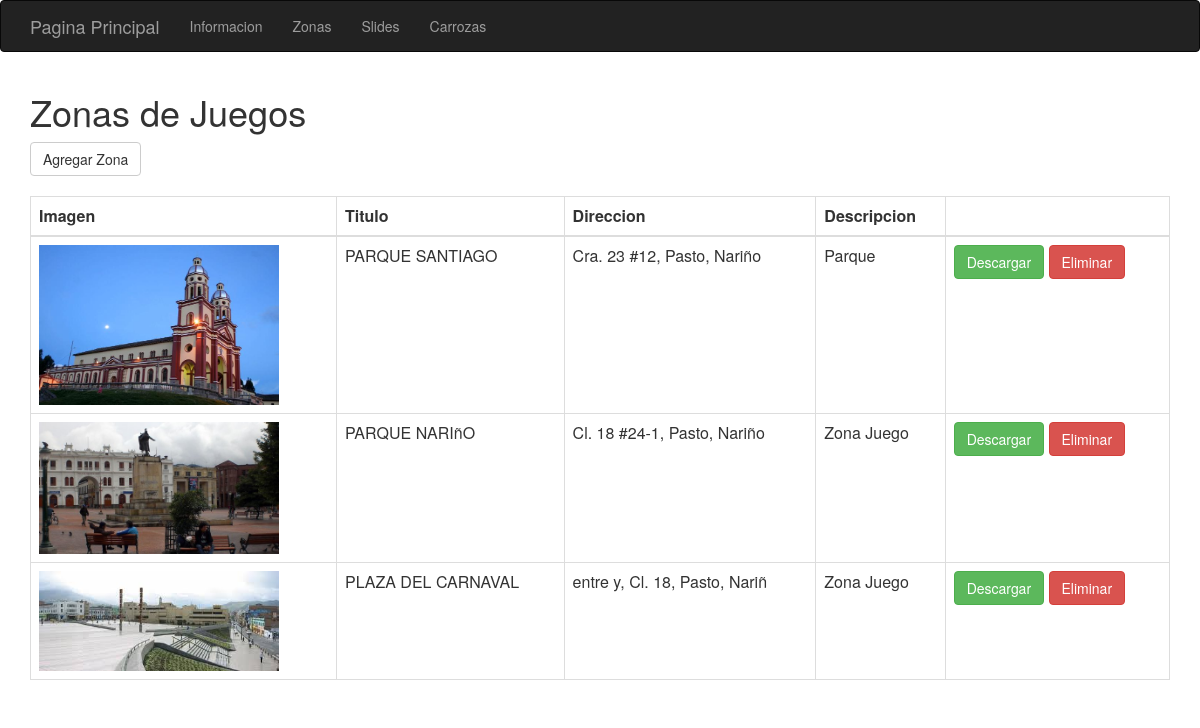
The app's page /admin/listarZonas.php with its own data.
### tables this page shows
CREATE TABLE `zonasj` (
  `item` bigint(20) NOT NULL,
  `codigo` smallint(10) NOT NULL,
  `titulo` varchar(30) DEFAULT NULL,
  `direccion` varchar(30) DEFAULT NULL,
  `descripcion` varchar(50) DEFAULT NULL,
  `ubicacion` varchar(500) NOT NULL,
  `imagen` varchar(50) DEFAULT NULL
);

### admin/db.php (called while the page is built, shortened)
<?php
function con(){
	return new mysqli("localhost","root","","carnavales");
}
function get_zonas(){
	$images = array();
	$con = con();
	$query=$con->query("select * from zonasj");
	while($r=$query->fetch_object()){
		$images[] = $r;
	}
	return $images;
}
?>

### admin/listarZonas.php (the view, shortened to what this page needs)
<?php
include "db.php";
$images = get_zonas();
?>
<html>
<head>
    <link rel="stylesheet" type="text/css" href="../bootstrap/css/bootstrap.min.css">
</head>
<body>
    <?php include("navbar.php");?>
    <div class="container">
        <div class="row">
            <div class="col-md-12">
                <h1>Zonas de Juegos</h1>
                <a href="./formZonas.php" class="btn btn-default">Agregar Zona</a>
                <br><br>
                <?php if(count($images)>0):?>
                <table class="table table-bordered">
                    <thead>
                        <th>Imagen</th>
                        <th>Titulo</th>
                        <th>Direccion</th>
                        <th>Descripcion</th>
                        <th></th>
                    </thead>
                    <?php foreach($images as $img):?>
                    <tr>
                        <td><img src="<?php echo $img->imagen;?>" style="width:240px;"> </td>
                        <td><?php echo $img->titulo; ?></td>
                        <td><?php echo $img->direccion; ?></td>
                        <td><?php echo $img->descripcion; ?></td>
                        <td>
                            <a class="btn btn-success" href="./download.php? id=<?php echo $img->item; ?>">Descargar</a>
                            <a class="btn btn-danger" href="./deleteZonas.php? id=<?php echo $img->codigo; ?>">Eliminar</a>
                        </td>
                    </tr>
                    <?php endforeach;?>
                </table>
                <?php else:?>
                <h4 class="alert alert-warning">No hay imagenes!</h4>
                <?php endif; ?>
            </div>
        </div>
    </div>
</body>
</html>

### admin/navbar.php (shortened to what this page needs)
<nav class="navbar navbar-inverse">
  <div class="container">
    <div class="navbar-header">
      <a class="navbar-brand" href="../">Pagina Principal</a>
    </div>
    <div class="collapse navbar-collapse" id="bs-example-navbar-collapse-1">
      <ul class="nav navbar-nav">
       <li><a href="./listarInformacion.php">Informacion</a></li>
        <li><a href="./listarZonas.php">Zonas</a></li>
        <li><a href="./index.php">Slides</a></li>
        <li><a href="./listarCarrozas.php">Carrozas</a></li>
      </ul>
    </div>
  </div>
</nav>

### records on screen
zonasj: imagen (picture), titulo "PARQUE SANTIAGO", direccion "Cra. 23 #12, Pasto, Nariño", descripcion "Parque"
zonasj: imagen (picture), titulo "PARQUE NARIñO", direccion "Cl. 18 #24-1, Pasto, Nariño", descripcion "Zona Juego"
zonasj: imagen (picture), titulo "PLAZA DEL CARNAVAL", direccion "entre y, Cl. 18, Pasto, Nariñ", descripcion "Zona Juego"
